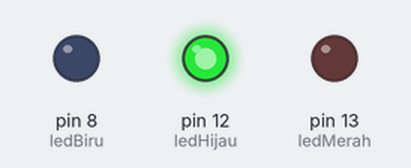
Recording of a sketch running on a simulated Arduino Uno, built with avr-gcc and run on an emulated ATmega328P. Shown: output pins drawn as LEDs (lit = HIGH).

Above: at 0.2 s.
At 0.7 s:
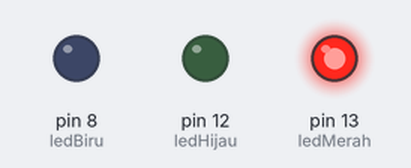
At 2.7 s:
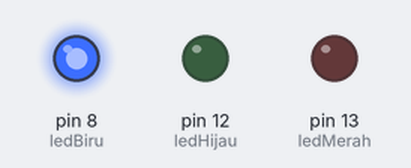
Timing chart, 0 to 3.5 s (numbered marks = the images above):
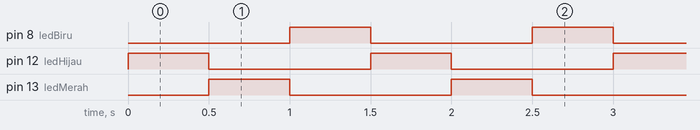

Measured:
- by itself, pin 8 (ledBiru), pin 12 (ledHijau), pin 13 (ledMerah): alternates HIGH for 0.50 s and LOW for 1.0 s
- by itself, everything shown: repeats every 1.5 s, in 3 steps

The sketch:

LED1213.ino
```cpp
#define ledMerah 13
#define ledHijau 12
#define ledBiru 8


void setup()
{
pinMode(ledMerah, OUTPUT);
pinMode(ledHijau, OUTPUT);
pinMode(ledBiru, OUTPUT);

}

void loop()
{

digitalWrite(ledHijau, HIGH);
digitalWrite(ledMerah, LOW);
digitalWrite(ledBiru, LOW);
delay(500);
digitalWrite(ledHijau, LOW);
digitalWrite(ledMerah, HIGH);
digitalWrite(ledBiru, LOW);
delay(500);
digitalWrite(ledHijau, LOW);
digitalWrite(ledMerah, LOW);
digitalWrite(ledBiru, HIGH);
delay(500);


}
```
